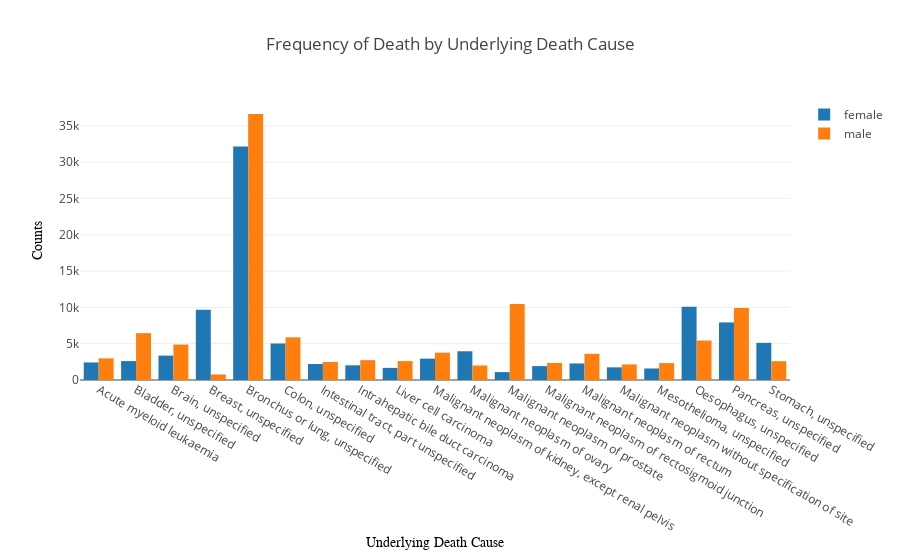

The code cell stored with this chart in its notebook:
### Markdown cell above
Frequency of the top 20 death causes:

### Code cell
#group by sex and count the type of deaths

useable_groupings = ['DEATHCAUSECODE_UNDERLYING_DESC', 'ETHNICITY_DESC',
                     'DEATHLOCATIONCODE_DESC',]

av_patient_frequency(df_av_patient, useable_groupings[0], 20)

### Figure 1 — Plotly figure (JSON) as saved in the notebook; plotly's stock layout.template omitted (floating-point values rounded to 4 significant figures)
{"data": [{"name": "female", "type": "bar", "uid": "7580aa85-f0b0-492c-9544-38c7a24faca7", "x": ["Acute myeloid leukaemia", "Bladder, unspecified", "Brain, unspecified", "Breast, unspecified", "Bronchus or lung, unspecified", "Colon, unspecified", "Intestinal tract, part unspecified", "Intrahepatic bile duct carcinoma", "Liver cell carcinoma", "Malignant neoplasm of kidney, except renal pelvis", "Malignant neoplasm of ovary", "Malignant neoplasm of prostate", "Malignant neoplasm of rectosigmoid junction", "Malignant neoplasm of rectum", "Malignant neoplasm without specification of site", "Mesothelioma, unspecified", "Oesophagus, unspecified", "Pancreas, unspecified", "Stomach, unspecified"], "y": [2414, 2606, 3357, 9678, 32149, 5025, 2205, 2021, 1669, 2939, 3953, 1084, 1912, 2280, 1742, 1584, 10098, 7927, 5118]}, {"name": "male", "type": "bar", "uid": "150e1a9c-32f7-481e-83fd-120ad1cfddc4", "x": ["Acute myeloid leukaemia", "Bladder, unspecified", "Brain, unspecified", "Breast, unspecified", "Bronchus or lung, unspecified", "Colon, unspecified", "Intestinal tract, part unspecified", "Intrahepatic bile duct carcinoma", "Liver cell carcinoma", "Malignant neoplasm of kidney, except renal pelvis", "Malignant neoplasm of ovary", "Malignant neoplasm of prostate", "Malignant neoplasm of rectosigmoid junction", "Malignant neoplasm of rectum", "Malignant neoplasm without specification of site", "Mesothelioma, unspecified", "Oesophagus, unspecified", "Pancreas, unspecified", "Stomach, unspecified"], "y": [2982, 6449, 4878, 757, 36617, 5875, 2484, 2728, 2604, 3766, 2003, 10474, 2345, 3604, 2143, 2331, 5428, 9906, 2590]}], "layout": {"title": {"text": "Frequency of Death by Underlying Death Cause"}, "xaxis": {"automargin": true, "title": {"font": {"color": "#000000", "family": "Courier New, monospace", "size": 14}, "text": "Underlying Death Cause"}}, "yaxis": {"title": {"font": {"color": "#000000", "family": "Courier New, monospace", "size": 14}, "text": "Counts"}}}}
